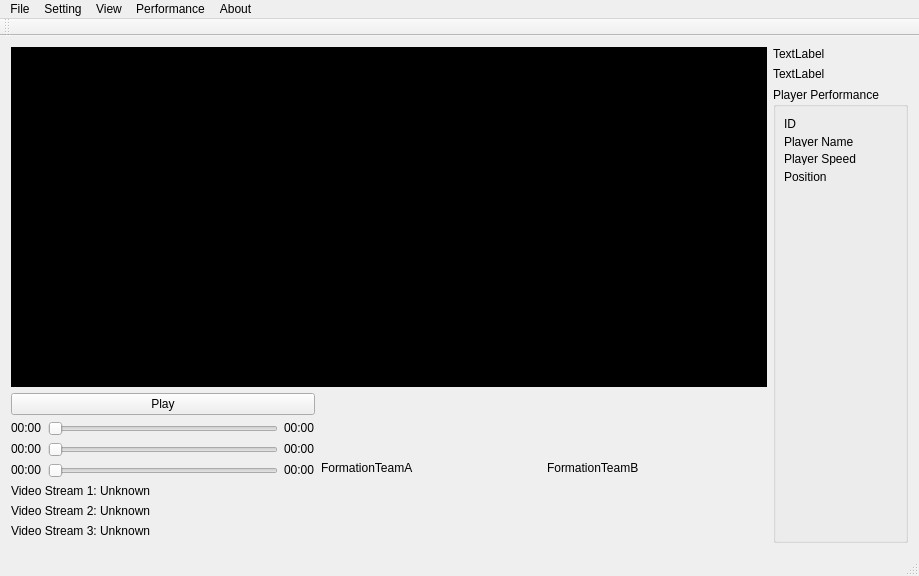
<?xml version="1.0" encoding="UTF-8"?>
<ui version="4.0">
 <class>MainWindow</class>
 <widget class="QMainWindow" name="MainWindow">
  <property name="geometry">
   <rect>
    <x>0</x>
    <y>0</y>
    <width>919</width>
    <height>576</height>
   </rect>
  </property>
  <property name="windowTitle">
   <string>MainWindow</string>
  </property>
  <property name="autoFillBackground">
   <bool>false</bool>
  </property>
  <widget class="QWidget" name="centralWidget">
   <layout class="QGridLayout" name="gridLayout">
    <item row="0" column="0">
     <layout class="QHBoxLayout" name="horizontalLayout_5">
      <item>
       <layout class="QVBoxLayout" name="verticalLayout_3">
        <item>
         <widget class="matDisplay" name="label_game_visual">
          <property name="enabled">
           <bool>true</bool>
          </property>
          <property name="sizePolicy">
           <sizepolicy hsizetype="Preferred" vsizetype="Expanding">
            <horstretch>0</horstretch>
            <verstretch>0</verstretch>
           </sizepolicy>
          </property>
          <property name="styleSheet">
           <string notr="true">Background-color: #000;</string>
          </property>
          <property name="text">
           <string/>
          </property>
          <property name="scaledContents">
           <bool>true</bool>
          </property>
         </widget>
        </item>
        <item>
         <layout class="QHBoxLayout" name="horizontalLayout_4">
          <item>
           <layout class="QVBoxLayout" name="verticalLayout">
            <item>
             <widget class="QPushButton" name="pushButton_play">
              <property name="text">
               <string>Play</string>
              </property>
             </widget>
            </item>
            <item>
             <layout class="QHBoxLayout" name="horizontalLayout">
              <item>
               <widget class="QLabel" name="current_time_1">
                <property name="sizePolicy">
                 <sizepolicy hsizetype="Preferred" vsizetype="Fixed">
                  <horstretch>0</horstretch>
                  <verstretch>0</verstretch>
                 </sizepolicy>
                </property>
                <property name="text">
                 <string>00:00</string>
                </property>
               </widget>
              </item>
              <item>
               <widget class="QSlider" name="time_slider_1">
                <property name="orientation">
                 <enum>Qt::Horizontal</enum>
                </property>
               </widget>
              </item>
              <item>
               <widget class="QLabel" name="max_time_1">
                <property name="sizePolicy">
                 <sizepolicy hsizetype="Preferred" vsizetype="Fixed">
                  <horstretch>0</horstretch>
                  <verstretch>0</verstretch>
                 </sizepolicy>
                </property>
                <property name="text">
                 <string>00:00</string>
                </property>
               </widget>
              </item>
             </layout>
            </item>
            <item>
             <layout class="QHBoxLayout" name="horizontalLayout_2">
              <item>
               <widget class="QLabel" name="current_time_2">
                <property name="sizePolicy">
                 <sizepolicy hsizetype="Preferred" vsizetype="Fixed">
                  <horstretch>0</horstretch>
                  <verstretch>0</verstretch>
                 </sizepolicy>
                </property>
                <property name="text">
                 <string>00:00</string>
                </property>
               </widget>
              </item>
              <item>
               <widget class="QSlider" name="time_slider_2">
                <property name="orientation">
                 <enum>Qt::Horizontal</enum>
                </property>
               </widget>
              </item>
              <item>
               <widget class="QLabel" name="max_time_2">
                <property name="sizePolicy">
                 <sizepolicy hsizetype="Preferred" vsizetype="Fixed">
                  <horstretch>0</horstretch>
                  <verstretch>0</verstretch>
                 </sizepolicy>
                </property>
                <property name="text">
                 <string>00:00</string>
                </property>
               </widget>
              </item>
             </layout>
            </item>
            <item>
             <layout class="QHBoxLayout" name="horizontalLayout_3">
              <item>
               <widget class="QLabel" name="current_time_3">
                <property name="sizePolicy">
                 <sizepolicy hsizetype="Preferred" vsizetype="Fixed">
                  <horstretch>0</horstretch>
                  <verstretch>0</verstretch>
                 </sizepolicy>
                </property>
                <property name="text">
                 <string>00:00</string>
                </property>
               </widget>
              </item>
              <item>
               <widget class="QSlider" name="time_slider_3">
                <property name="orientation">
                 <enum>Qt::Horizontal</enum>
                </property>
               </widget>
              </item>
              <item>
               <widget class="QLabel" name="max_time_3">
                <property name="sizePolicy">
                 <sizepolicy hsizetype="Preferred" vsizetype="Fixed">
                  <horstretch>0</horstretch>
                  <verstretch>0</verstretch>
                 </sizepolicy>
                </property>
                <property name="text">
                 <string>00:00</string>
                </property>
               </widget>
              </item>
             </layout>
            </item>
            <item>
             <widget class="QLabel" name="label_videostream_1">
              <property name="sizePolicy">
               <sizepolicy hsizetype="Preferred" vsizetype="Fixed">
                <horstretch>0</horstretch>
                <verstretch>0</verstretch>
               </sizepolicy>
              </property>
              <property name="text">
               <string>Video Stream 1: Unknown</string>
              </property>
             </widget>
            </item>
            <item>
             <widget class="QLabel" name="label_videostream_2">
              <property name="sizePolicy">
               <sizepolicy hsizetype="Preferred" vsizetype="Fixed">
                <horstretch>0</horstretch>
                <verstretch>0</verstretch>
               </sizepolicy>
              </property>
              <property name="text">
               <string>Video Stream 2: Unknown</string>
              </property>
             </widget>
            </item>
            <item>
             <widget class="QLabel" name="label_videostream_3">
              <property name="sizePolicy">
               <sizepolicy hsizetype="Preferred" vsizetype="Fixed">
                <horstretch>0</horstretch>
                <verstretch>0</verstretch>
               </sizepolicy>
              </property>
              <property name="text">
               <string>Video Stream 3: Unknown</string>
              </property>
             </widget>
            </item>
           </layout>
          </item>
          <item>
           <widget class="matDisplay" name="label_formationTeamA">
            <property name="enabled">
             <bool>true</bool>
            </property>
            <property name="sizePolicy">
             <sizepolicy hsizetype="Fixed" vsizetype="Fixed">
              <horstretch>240</horstretch>
              <verstretch>120</verstretch>
             </sizepolicy>
            </property>
            <property name="minimumSize">
             <size>
              <width>220</width>
              <height>150</height>
             </size>
            </property>
            <property name="text">
             <string>FormationTeamA</string>
            </property>
            <property name="scaledContents">
             <bool>true</bool>
            </property>
           </widget>
          </item>
          <item>
           <widget class="matDisplay" name="label_formationTeamB">
            <property name="sizePolicy">
             <sizepolicy hsizetype="Fixed" vsizetype="Fixed">
              <horstretch>240</horstretch>
              <verstretch>120</verstretch>
             </sizepolicy>
            </property>
            <property name="minimumSize">
             <size>
              <width>220</width>
              <height>150</height>
             </size>
            </property>
            <property name="layoutDirection">
             <enum>Qt::LeftToRight</enum>
            </property>
            <property name="text">
             <string>FormationTeamB</string>
            </property>
            <property name="scaledContents">
             <bool>true</bool>
            </property>
           </widget>
          </item>
         </layout>
        </item>
       </layout>
      </item>
      <item>
       <layout class="QVBoxLayout" name="verticalLayout_2">
        <item>
         <widget class="QLabel" name="label">
          <property name="text">
           <string>TextLabel</string>
          </property>
         </widget>
        </item>
        <item>
         <widget class="QLabel" name="label_6">
          <property name="text">
           <string>TextLabel</string>
          </property>
         </widget>
        </item>
        <item>
         <widget class="QSplitter" name="splitter">
          <property name="orientation">
           <enum>Qt::Vertical</enum>
          </property>
          <widget class="QGroupBox" name="groupBox">
           <property name="title">
            <string>Player Performance</string>
           </property>
           <widget class="QWidget" name="layoutWidget">
            <property name="geometry">
             <rect>
              <x>0</x>
              <y>20</y>
              <width>141</width>
              <height>86</height>
             </rect>
            </property>
            <layout class="QGridLayout" name="gridLayout_2">
             <item row="0" column="0">
              <widget class="QLabel" name="idLabel">
               <property name="font">
                <font>
                 <pointsize>9</pointsize>
                </font>
               </property>
               <property name="text">
                <string>ID</string>
               </property>
              </widget>
             </item>
             <item row="1" column="0">
              <widget class="QLabel" name="playerNameLabel">
               <property name="text">
                <string>Player Name</string>
               </property>
              </widget>
             </item>
             <item row="2" column="0">
              <widget class="QLabel" name="playerSpeedLabel">
               <property name="text">
                <string>Player Speed</string>
               </property>
              </widget>
             </item>
             <item row="3" column="0">
              <widget class="QLabel" name="positionLabel">
               <property name="text">
                <string>Position</string>
               </property>
              </widget>
             </item>
            </layout>
           </widget>
          </widget>
         </widget>
        </item>
       </layout>
      </item>
     </layout>
    </item>
   </layout>
  </widget>
  <widget class="QMenuBar" name="menuBar">
   <property name="geometry">
    <rect>
     <x>0</x>
     <y>0</y>
     <width>919</width>
     <height>25</height>
    </rect>
   </property>
   <widget class="QMenu" name="menuFile">
    <property name="title">
     <string>File</string>
    </property>
    <widget class="QMenu" name="menuLoad_Video">
     <property name="title">
      <string>Load Video</string>
     </property>
     <addaction name="actionVideo_1"/>
     <addaction name="actionVideo_2"/>
     <addaction name="actionVideo_3"/>
    </widget>
    <addaction name="menuLoad_Video"/>
   </widget>
   <widget class="QMenu" name="menuEdit">
    <property name="title">
     <string>Setting</string>
    </property>
    <addaction name="actionTuning_Background_Model"/>
    <addaction name="actionField_Selection"/>
   </widget>
   <widget class="QMenu" name="menuView">
    <property name="title">
     <string>View</string>
    </property>
    <addaction name="actionPer_Camera_Raw_View"/>
    <addaction name="actionTracking_View"/>
   </widget>
   <widget class="QMenu" name="menuPerformance">
    <property name="title">
     <string>Performance</string>
    </property>
    <addaction name="actionError_Calculation"/>
    <addaction name="actionSystem_Performance_Testing_Metrics"/>
   </widget>
   <widget class="QMenu" name="menuAbout">
    <property name="title">
     <string>About</string>
    </property>
   </widget>
   <addaction name="menuFile"/>
   <addaction name="menuEdit"/>
   <addaction name="menuView"/>
   <addaction name="menuPerformance"/>
   <addaction name="menuAbout"/>
  </widget>
  <widget class="QToolBar" name="mainToolBar">
   <attribute name="toolBarArea">
    <enum>TopToolBarArea</enum>
   </attribute>
   <attribute name="toolBarBreak">
    <bool>false</bool>
   </attribute>
  </widget>
  <widget class="QStatusBar" name="statusBar"/>
  <action name="actionVideo_1">
   <property name="text">
    <string>Video 1</string>
   </property>
  </action>
  <action name="actionVideo_2">
   <property name="text">
    <string>Video 2</string>
   </property>
  </action>
  <action name="actionVideo_3">
   <property name="text">
    <string>Video 3</string>
   </property>
  </action>
  <action name="actionTuning_Background_Model">
   <property name="text">
    <string>Tuning Background Model</string>
   </property>
  </action>
  <action name="actionError_Calculation">
   <property name="text">
    <string>Error Calculation</string>
   </property>
  </action>
  <action name="actionSystem_Performance_Testing_Metrics">
   <property name="text">
    <string>System Performance Testing/Metrics</string>
   </property>
  </action>
  <action name="actionPer_Camera_Raw_View">
   <property name="text">
    <string>Per Camera Raw View</string>
   </property>
  </action>
  <action name="actionField_Selection">
   <property name="text">
    <string>Field Selection</string>
   </property>
  </action>
  <action name="actionTracking_View">
   <property name="text">
    <string>Tracking View</string>
   </property>
  </action>
 </widget>
 <layoutdefault spacing="6" margin="11"/>
 <customwidgets>
  <customwidget>
   <class>matDisplay</class>
   <extends>QLabel</extends>
   <header location="global">matdisplay.h</header>
  </customwidget>
 </customwidgets>
 <resources/>
 <connections/>
</ui>
